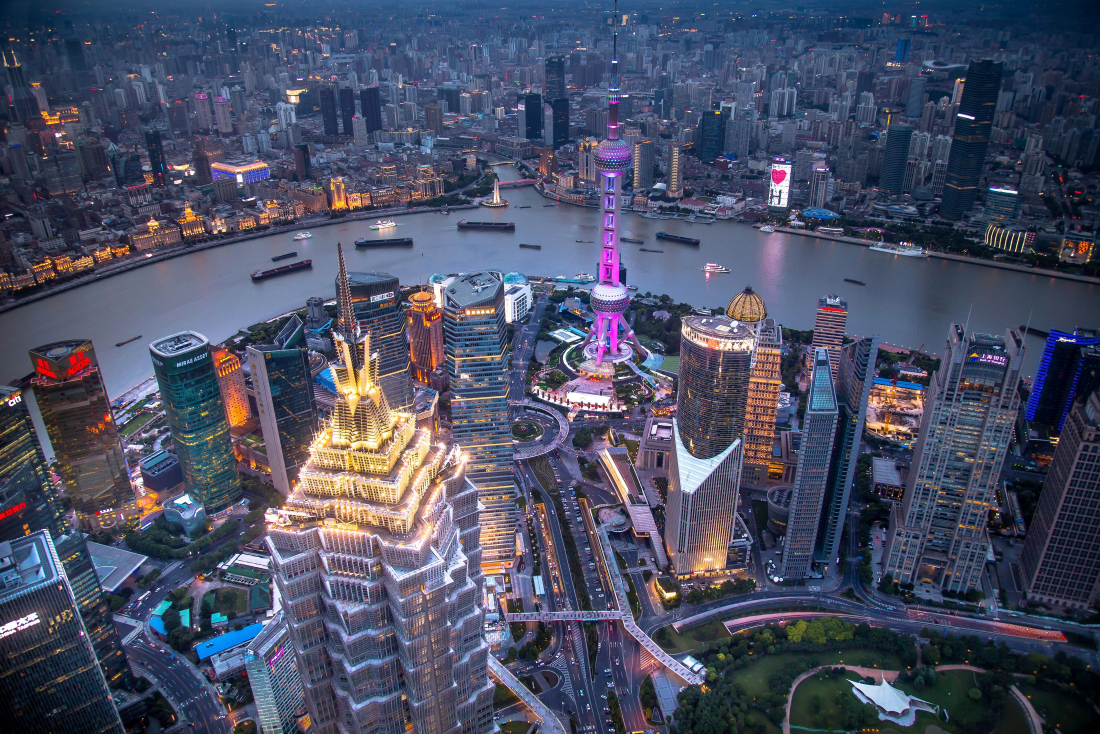
//> input picture obrazB.jpg, 3300 x 2200 px (shown at 1/3 size)
$ ./main   (built with g++ and OpenCV 4)
//> lines starting //> are read from the running program, lines starting //| are printed output that depends on the picture; pictures that were not available may be replaced by others from this repository, and a replacement may not be noted
//> further down, imgA is the input picture: 2200 rows x 3300 cols, CV_8UC3; mean B, G, R 100.6, 78.8, 74
#include <opencv2/opencv.hpp>
#include <iostream>
#include <filesystem>

namespace fs = std::filesystem;

// [53 lines left out: function matchHistograms, not called in this run]

cv::Mat colorTransfer(const cv::Mat& src, const cv::Mat& target) {
    // Convert images to Lab color space
    cv::Mat srcLab, targetLab;
    cv::cvtColor(src, srcLab, cv::COLOR_BGR2Lab);
//> srcLab: 2200 rows x 3300 cols, CV_8UC3; mean of channels 0, 1, 2 85.4, 132.8, 115.1
    cv::cvtColor(target, targetLab, cv::COLOR_BGR2Lab);

    // Split the channels (L, a, b)
    std::vector<cv::Mat> srcChannels, targetChannels;
    cv::split(srcLab, srcChannels);
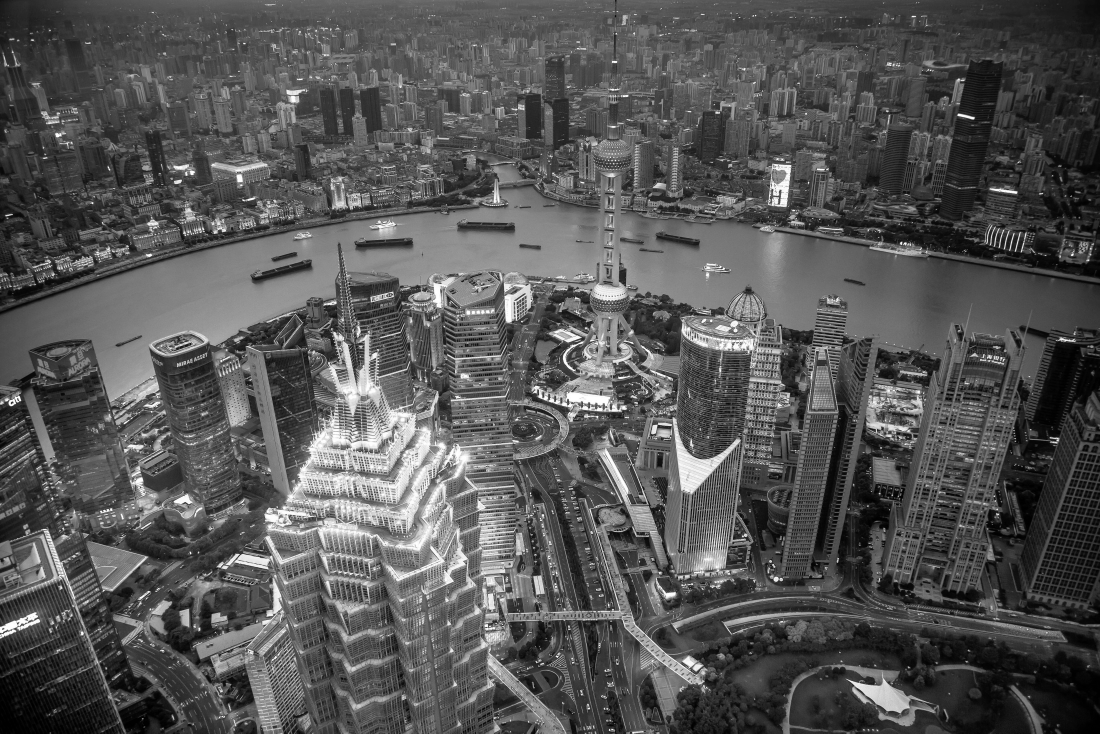
//> srcChannels[0]: 2200 rows x 3300 cols, CV_8UC1 (shown at 1/3 size); min 0, max 255, mean 85.4
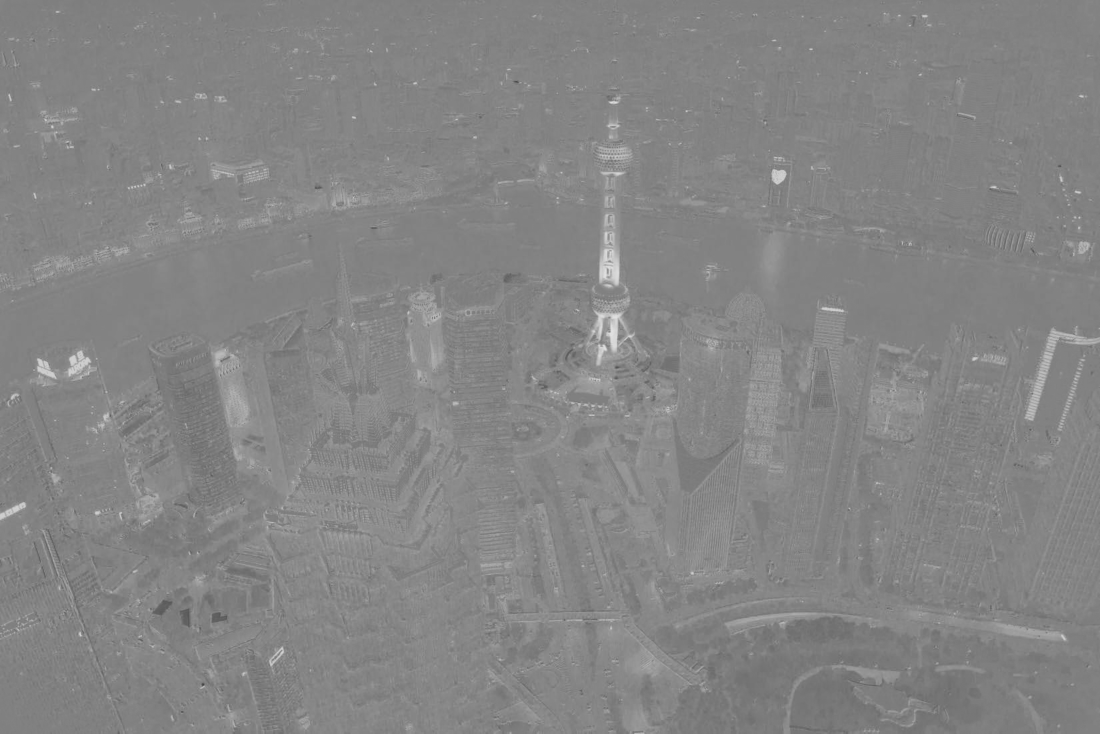
//> srcChannels[1]: 2200 rows x 3300 cols, CV_8UC1 (shown at 1/3 size); min 54, max 226, mean 132.8
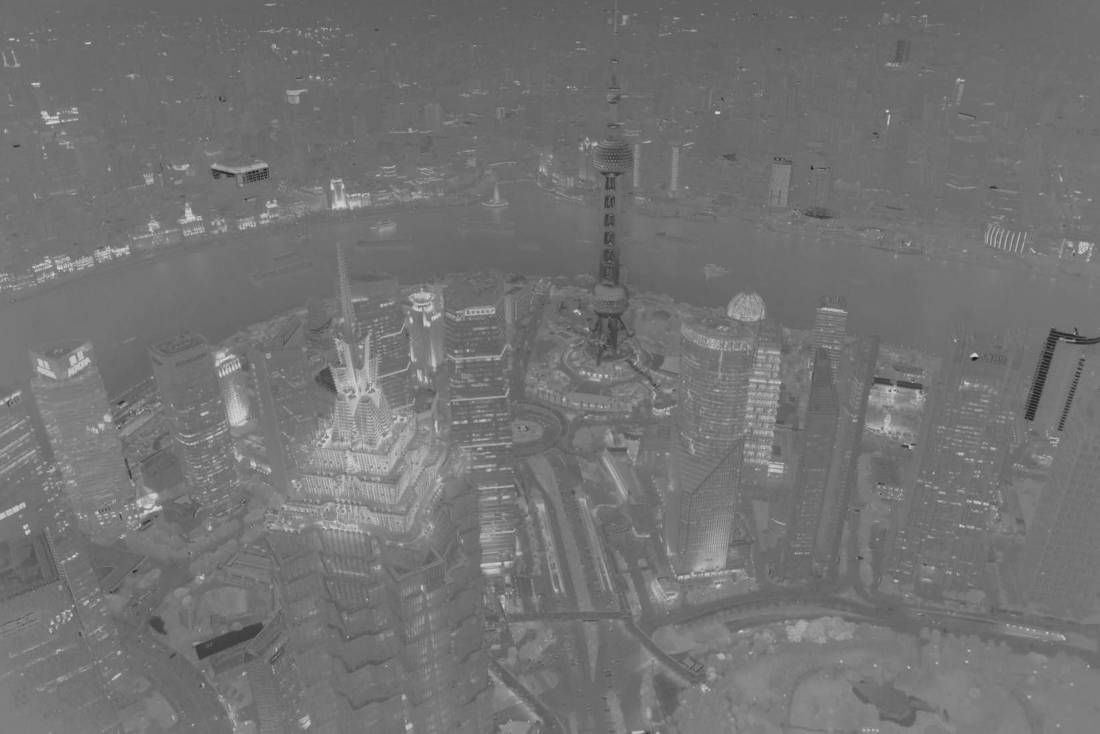
//> srcChannels[2]: 2200 rows x 3300 cols, CV_8UC1 (shown at 1/3 size); min 20, max 222, mean 115.1
    cv::split(targetLab, targetChannels);

    cv::Mat srcL = srcChannels[0];
    cv::Mat srcA = srcChannels[1];
    cv::Mat srcB = srcChannels[2];

    cv::Mat targetL = targetChannels[0];
    cv::Mat targetA = targetChannels[1];
    cv::Mat targetB = targetChannels[2];

    // Function to match the mean and standard deviation of one channel to another
    auto matchMeanStd = [](cv::Mat& src, cv::Mat& target) {
        // Calculate the mean and std of the source and target
        cv::Scalar meanSrc, stddevSrc;
        cv::Scalar meanTarget, stddevTarget;

        cv::meanStdDev(src, meanSrc, stddevSrc);
        cv::meanStdDev(target, meanTarget, stddevTarget);

        // Normalize the source image based on the target mean and std
        cv::Mat result;
        result = (src - meanSrc[0]) * (stddevTarget[0] / stddevSrc[0]) + meanTarget[0];
        result = cv::max(result, 0);  // Ensure the values are non-negative
        result = cv::min(result, 255); // Ensure the values do not exceed 255
        return result;
    };

    // Match the mean and standard deviation for the 'a' and 'b' channels
    cv::Mat resultA = matchMeanStd(srcA, targetA);
    cv::Mat resultB = matchMeanStd(srcB, targetB);

    // The L channel is unchanged
    cv::Mat resultL = srcL;

    // Merge the result channels (L, a, b) into the final result
    std::vector<cv::Mat> resultChannels = { resultL, resultA, resultB };
    cv::Mat resultLab;
    cv::merge(resultChannels, resultLab);

    // Convert back to BGR color space
    cv::Mat finalImage;
    cv::cvtColor(resultLab, finalImage, cv::COLOR_Lab2BGR);

    return finalImage;
}

int main() {
    // Image paths
    fs::path currentPath = fs::current_path(); // Get the current working directory
    fs::path imagePathA = currentPath / "obrazB.jpg"; // Append the image file name for obrazA
    fs::path imagePathB = currentPath / "obrazA.jpg"; // Append the image file name for obrazB

    // Load images
    cv::Mat imgA = cv::imread(imagePathA.string());
    cv::Mat imgB = cv::imread(imagePathB.string());

    if (imgA.empty()) {
        std::cerr << "Error: Could not open or find image A!" << std::endl;
        return -1;
    }

    if (imgB.empty()) {
        std::cerr << "Error: Could not open or find image B!" << std::endl;
        return -1;
    }

    std::cout << "Loaded images: " << imagePathA << " and " << imagePathB << std::endl;

    // Perform histogram matching
    cv::Mat resultImage = colorTransfer(imgA, imgB);

    // Save the result as a new image
    cv::imwrite("result_image.png", resultImage);

    std::cout << "Result image saved as result_image.png" << std::endl;

    return 0;
}
